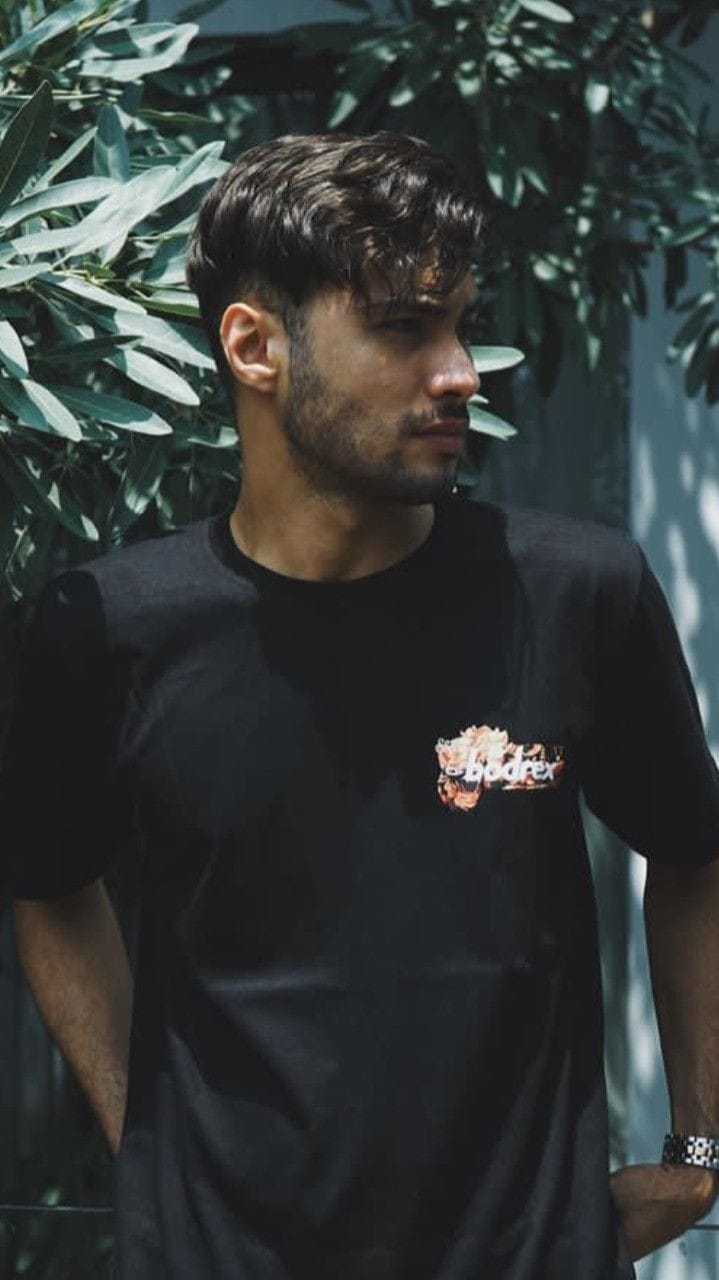
#> input picture refal.jpg, 719 x 1280 px
$ python image_manipulation.py
#> lines starting #> are read from the running program, lines starting #| are printed output that depends on the picture
from PIL import Image, ImageFilter, ImageEnhance

def manipulate_image(input_path, output_path):
#> called with input_path = 'refal.jpg', output_path = 'result.jpg'
    try:
        # Memuat gambar
        image = Image.open(input_path)
#> image is the input picture: PIL image 719x1280 RGB; mean R, G, B 51.6, 56.1, 55.3
        print("✅ Gambar berhasil dimuat")

        # Operasi Cropping dengan validasi ukuran
        if image.width > 200 and image.height > 200:
            cropped_image = image.crop((10, 10, 200, 200))
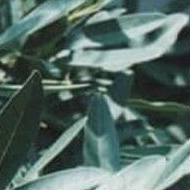
#> cropped_image: PIL image 190x190 RGB; mean R, G, B 85.7, 107.6, 101.3
            cropped_image.save('cropped_' + output_path)
            print("✅ Cropping berhasil")
        else:
            raise ValueError("Gambar terlalu kecil untuk di-crop ke ukuran 200x200")

        # Operasi Resizing dengan rasio aspek yang dipertahankan
        resized_image = cropped_image.resize((100, 100), Image.LANCZOS)
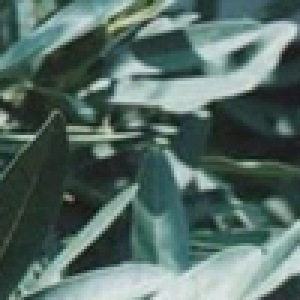
#> resized_image: PIL image 100x100 RGB (shown 3 times larger); mean R, G, B 85.7, 107.6, 101.3
        resized_image.save('resized_' + output_path)
        print("✅ Resizing berhasil")

        # Operasi Filtering
        filtered_image = resized_image.filter(ImageFilter.BLUR)
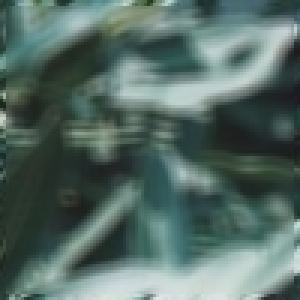
#> filtered_image: PIL image 100x100 RGB (shown 3 times larger); mean R, G, B 85.6, 107.5, 101.2
        filtered_image.save('filtered_' + output_path)
        print("✅ Filtering berhasil")

        # Operasi Pengaturan Kecerahan
        enhancer = ImageEnhance.Brightness(filtered_image)
        bright_image = enhancer.enhance(1.5)
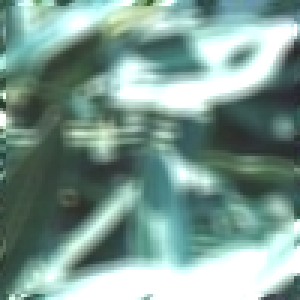
#> bright_image: PIL image 100x100 RGB (shown 3 times larger); mean R, G, B 125.3, 154.6, 146
        bright_image.save('bright_' + output_path)
        print("✅ Pengaturan kecerahan berhasil")

        # Operasi Penggabungan Gambar
        combined_image = Image.blend(filtered_image, bright_image, alpha=0.5)
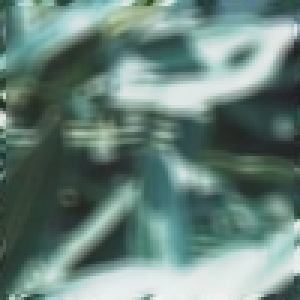
#> combined_image: PIL image 100x100 RGB (shown 3 times larger); mean R, G, B 105.2, 130.8, 123.4
        combined_image.save('combined_' + output_path)
        print("✅ Penggabungan gambar berhasil")

    except Exception as e:
        print(f"❌ Terjadi kesalahan: {e}")

if __name__ == "__main__":
    manipulate_image('refal.jpg', 'result.jpg')
